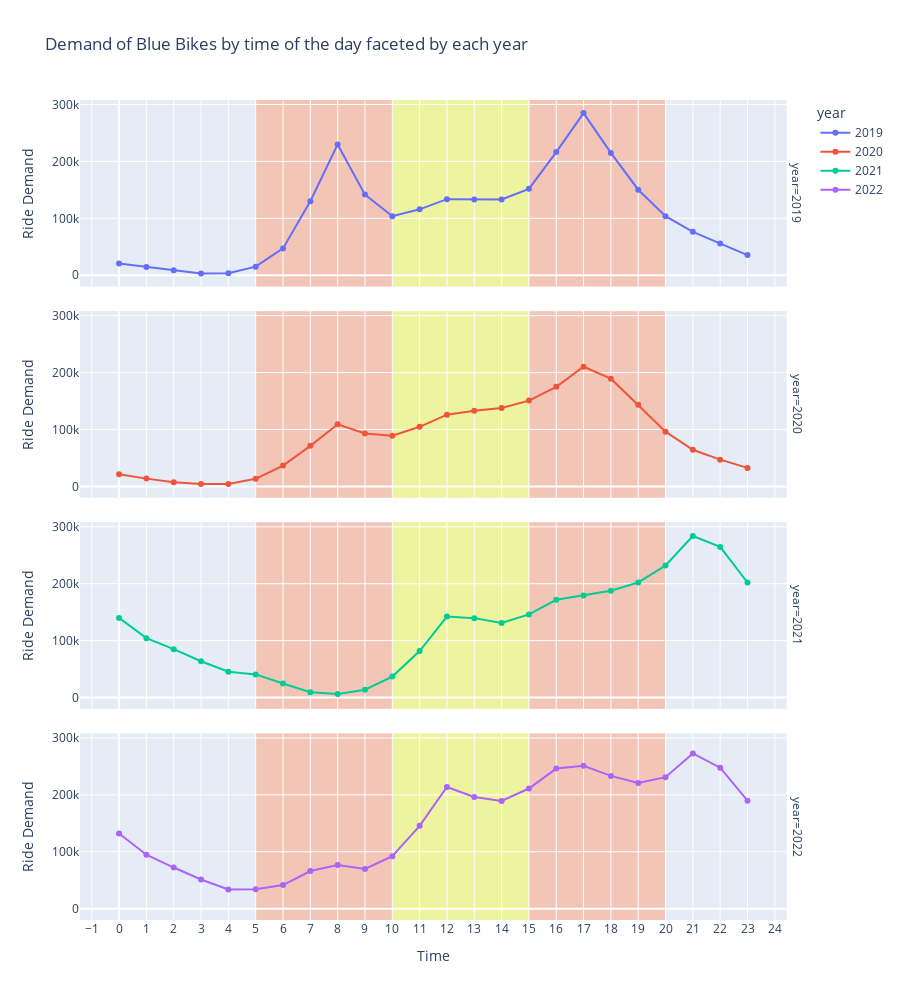

Notebook code for this chart:
### Code cell
fig = px.line(rentals_per_hour_concat, y = "rides", x = "time", 
              title = "Demand of Blue Bikes by time of the day faceted by each year", color = "year", 
              facet_row = "year", labels = dict(rides = "Ride Demand", time = "Time"), facet_row_spacing = 0.03,
              height = 1000 ,markers = True)
fig.update_xaxes(dtick = "time")
fig.add_vrect(x0 = 5, x1 = 10, fillcolor = "LightSalmon", opacity = 0.5, layer = "below", line_width = 0)
fig.add_vrect(x0 = 15, x1 = 20, fillcolor = "LightSalmon", opacity = 0.5, layer = "below", line_width = 0)
fig.add_vrect(x0 = 10, x1 = 15, fillcolor = "Yellow", opacity = 0.35, layer = "below", line_width = 0)
fig.add_vrect(x0 = 20, x1 = 24, layer = "below", line_width = 0)
fig.add_vrect(x0 = -1, x1 = 5, layer = "below", line_width = 0)

### Figure 1 — Plotly figure (JSON) as saved in the notebook; plotly's stock layout.template omitted (floating-point values rounded to 4 significant figures)
{"data": [{"hovertemplate": "year=2019<br>Time=%{x}<br>Ride Demand=%{y}<extra></extra>", "legendgroup": "2019", "line": {"color": "#636efa", "dash": "solid"}, "marker": {"symbol": "circle"}, "mode": "lines+markers", "name": "2019", "orientation": "v", "showlegend": true, "type": "scatter", "x": [0, 1, 2, 3, 4, 5, 6, 7, 8, 9, 10, 11, 12, 13, 14, 15, 16, 17, 18, 19, 20, 21, 22, 23], "xaxis": "x4", "y": [20430, 14258, 8764, 3082, 3397, 15066, 47183, 130163, 229861, 141673, 103625, 115794, 133678, 133058, 133164, 151771, 216384, 284963, 214947, 150266, 103779, 76288, 55758, 35419], "yaxis": "y4"}, {"hovertemplate": "year=2020<br>Time=%{x}<br>Ride Demand=%{y}<extra></extra>", "legendgroup": "2020", "line": {"color": "#EF553B", "dash": "solid"}, "marker": {"symbol": "circle"}, "mode": "lines+markers", "name": "2020", "orientation": "v", "showlegend": true, "type": "scatter", "x": [0, 1, 2, 3, 4, 5, 6, 7, 8, 9, 10, 11, 12, 13, 14, 15, 16, 17, 18, 19, 20, 21, 22, 23], "xaxis": "x3", "y": [21382, 13632, 7453, 4304, 4377, 13252, 36590, 71263, 109054, 93096, 88851, 104657, 126065, 132919, 137646, 150730, 175018, 210301, 189276, 143580, 96154, 64338, 47006, 32504], "yaxis": "y3"}, {"hovertemplate": "year=2021<br>Time=%{x}<br>Ride Demand=%{y}<extra></extra>", "legendgroup": "2021", "line": {"color": "#00cc96", "dash": "solid"}, "marker": {"symbol": "circle"}, "mode": "lines+markers", "name": "2021", "orientation": "v", "showlegend": true, "type": "scatter", "x": [0, 1, 2, 3, 4, 5, 6, 7, 8, 9, 10, 11, 12, 13, 14, 15, 16, 17, 18, 19, 20, 21, 22, 23], "xaxis": "x2", "y": [139938, 104389, 85047, 63748, 45459, 40674, 24709, 9221, 6309, 13796, 36786, 81617, 142272, 139539, 130874, 146131, 171801, 179498, 187807, 202209, 231931, 283798, 264681, 202144], "yaxis": "y2"}, {"hovertemplate": "year=2022<br>Time=%{x}<br>Ride Demand=%{y}<extra></extra>", "legendgroup": "2022", "line": {"color": "#ab63fa", "dash": "solid"}, "marker": {"symbol": "circle"}, "mode": "lines+markers", "name": "2022", "orientation": "v", "showlegend": true, "type": "scatter", "x": [0, 1, 2, 3, 4, 5, 6, 7, 8, 9, 10, 11, 12, 13, 14, 15, 16, 17, 18, 19, 20, 21, 22, 23], "xaxis": "x", "y": [132218, 94816, 72286, 51329, 33840, 33980, 41580, 66125, 76863, 69749, 92092, 145579, 213850, 196356, 189284, 211179, 246222, 251204, 233362, 220911, 231149, 272820, 247794, 189781], "yaxis": "y"}], "layout": {"annotations": [{"showarrow": false, "text": "year=2022", "textangle": 90, "x": 0.98, "xanchor": "left", "xref": "paper", "y": 0.1138, "yanchor": "middle", "yref": "paper"}, {"showarrow": false, "text": "year=2021", "textangle": 90, "x": 0.98, "xanchor": "left", "xref": "paper", "y": 0.3712, "yanchor": "middle", "yref": "paper"}, {"showarrow": false, "text": "year=2020", "textangle": 90, "x": 0.98, "xanchor": "left", "xref": "paper", "y": 0.6288, "yanchor": "middle", "yref": "paper"}, {"showarrow": false, "text": "year=2019", "textangle": 90, "x": 0.98, "xanchor": "left", "xref": "paper", "y": 0.8862, "yanchor": "middle", "yref": "paper"}], "height": 1000, "legend": {"title": {"text": "year"}, "tracegroupgap": 0}, "shapes": [{"fillcolor": "LightSalmon", "layer": "below", "line": {"width": 0}, "opacity": 0.5, "type": "rect", "x0": 5, "x1": 10, "xref": "x", "y0": 0, "y1": 1, "yref": "y domain"}, {"fillcolor": "LightSalmon", "layer": "below", "line": {"width": 0}, "opacity": 0.5, "type": "rect", "x0": 5, "x1": 10, "xref": "x2", "y0": 0, "y1": 1, "yref": "y2 domain"}, {"fillcolor": "LightSalmon", "layer": "below", "line": {"width": 0}, "opacity": 0.5, "type": "rect", "x0": 5, "x1": 10, "xref": "x3", "y0": 0, "y1": 1, "yref": "y3 domain"}, {"fillcolor": "LightSalmon", "layer": "below", "line": {"width": 0}, "opacity": 0.5, "type": "rect", "x0": 5, "x1": 10, "xref": "x4", "y0": 0, "y1": 1, "yref": "y4 domain"}, {"fillcolor": "LightSalmon", "layer": "below", "line": {"width": 0}, "opacity": 0.5, "type": "rect", "x0": 15, "x1": 20, "xref": "x", "y0": 0, "y1": 1, "yref": "y domain"}, {"fillcolor": "LightSalmon", "layer": "below", "line": {"width": 0}, "opacity": 0.5, "type": "rect", "x0": 15, "x1": 20, "xref": "x2", "y0": 0, "y1": 1, "yref": "y2 domain"}, {"fillcolor": "LightSalmon", "layer": "below", "line": {"width": 0}, "opacity": 0.5, "type": "rect", "x0": 15, "x1": 20, "xref": "x3", "y0": 0, "y1": 1, "yref": "y3 domain"}, {"fillcolor": "LightSalmon", "layer": "below", "line": {"width": 0}, "opacity": 0.5, "type": "rect", "x0": 15, "x1": 20, "xref": "x4", "y0": 0, "y1": 1, "yref": "y4 domain"}, {"fillcolor": "Yellow", "layer": "below", "line": {"width": 0}, "opacity": 0.35, "type": "rect", "x0": 10, "x1": 15, "xref": "x", "y0": 0, "y1": 1, "yref": "y domain"}, {"fillcolor": "Yellow", "layer": "below", "line": {"width": 0}, "opacity": 0.35, "type": "rect", "x0": 10, "x1": 15, "xref": "x2", "y0": 0, "y1": 1, "yref": "y2 domain"}, {"fillcolor": "Yellow", "layer": "below", "line": {"width": 0}, "opacity": 0.35, "type": "rect", "x0": 10, "x1": 15, "xref": "x3", "y0": 0, "y1": 1, "yref": "y3 domain"}, {"fillcolor": "Yellow", "layer": "below", "line": {"width": 0}, "opacity": 0.35, "type": "rect", "x0": 10, "x1": 15, "xref": "x4", "y0": 0, "y1": 1, "yref": "y4 domain"}, {"layer": "below", "line": {"width": 0}, "type": "rect", "x0": 20, "x1": 24, "xref": "x", "y0": 0, "y1": 1, "yref": "y domain"}, {"layer": "below", "line": {"width": 0}, "type": "rect", "x0": 20, "x1": 24, "xref": "x2", "y0": 0, "y1": 1, "yref": "y2 domain"}, {"layer": "below", "line": {"width": 0}, "type": "rect", "x0": 20, "x1": 24, "xref": "x3", "y0": 0, "y1": 1, "yref": "y3 domain"}, {"layer": "below", "line": {"width": 0}, "type": "rect", "x0": 20, "x1": 24, "xref": "x4", "y0": 0, "y1": 1, "yref": "y4 domain"}, {"layer": "below", "line": {"width": 0}, "type": "rect", "x0": -1, "x1": 5, "xref": "x", "y0": 0, "y1": 1, "yref": "y domain"}, {"layer": "below", "line": {"width": 0}, "type": "rect", "x0": -1, "x1": 5, "xref": "x2", "y0": 0, "y1": 1, "yref": "y2 domain"}, {"layer": "below", "line": {"width": 0}, "type": "rect", "x0": -1, "x1": 5, "xref": "x3", "y0": 0, "y1": 1, "yref": "y3 domain"}, {"layer": "below", "line": {"width": 0}, "type": "rect", "x0": -1, "x1": 5, "xref": "x4", "y0": 0, "y1": 1, "yref": "y4 domain"}], "title": {"text": "Demand of Blue Bikes by time of the day faceted by each year"}, "xaxis": {"anchor": "y", "domain": [0, 0.98], "dtick": "time", "title": {"text": "Time"}}, "xaxis2": {"anchor": "y2", "domain": [0, 0.98], "dtick": "time", "matches": "x", "showticklabels": false}, "xaxis3": {"anchor": "y3", "domain": [0, 0.98], "dtick": "time", "matches": "x", "showticklabels": false}, "xaxis4": {"anchor": "y4", "domain": [0, 0.98], "dtick": "time", "matches": "x", "showticklabels": false}, "yaxis": {"anchor": "x", "domain": [0, 0.2275], "title": {"text": "Ride Demand"}}, "yaxis2": {"anchor": "x2", "domain": [0.2575, 0.485], "matches": "y", "title": {"text": "Ride Demand"}}, "yaxis3": {"anchor": "x3", "domain": [0.515, 0.7425], "matches": "y", "title": {"text": "Ride Demand"}}, "yaxis4": {"anchor": "x4", "domain": [0.7725, 1], "matches": "y", "title": {"text": "Ride Demand"}}}}
